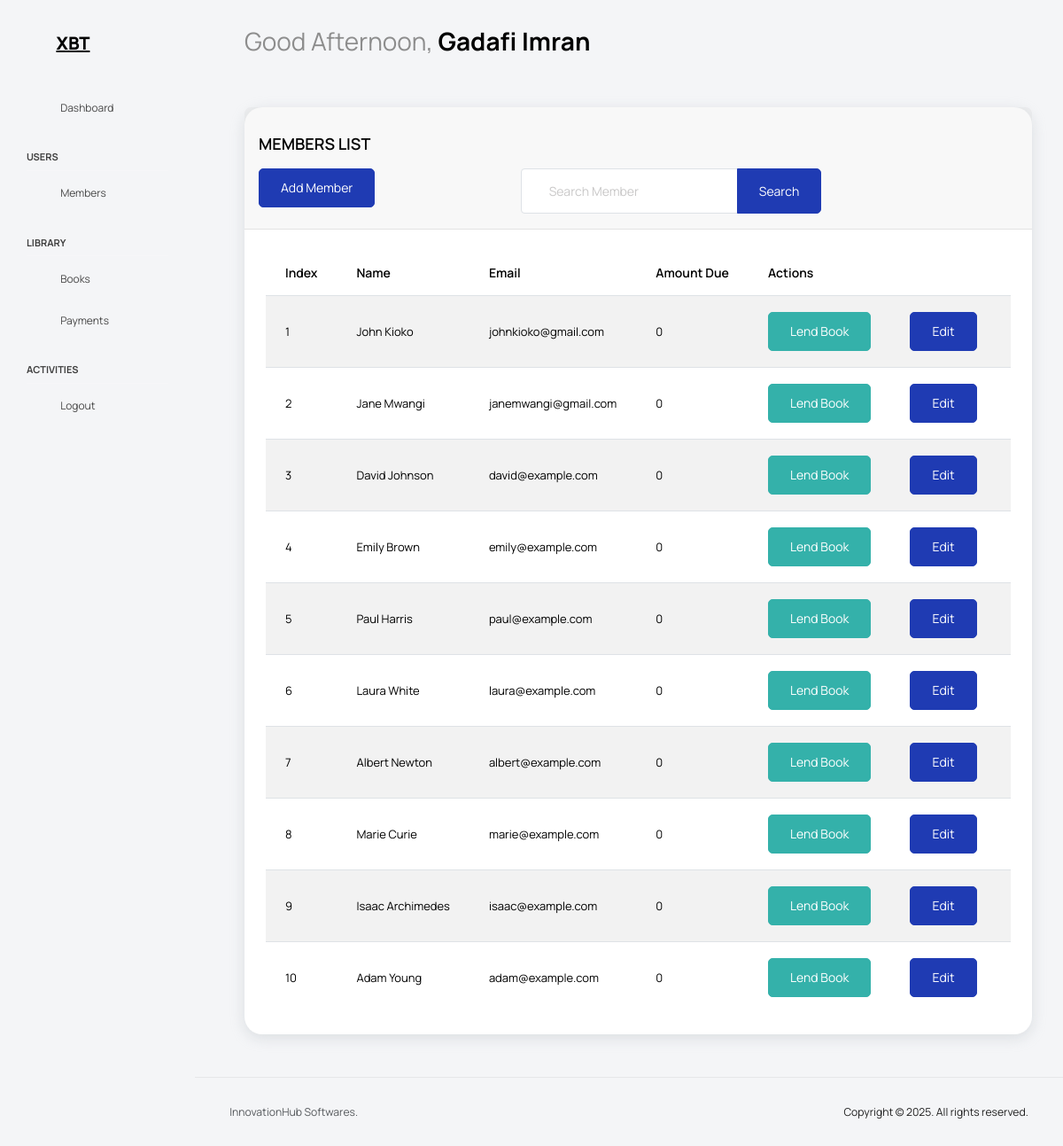
The page /members/ (signed in) on the database its author committed.
### users/models.py (models this page shows, shortened)
class AbstractBaseModel(models.Model):
    id = models.CharField(max_length=255, primary_key=True)
    created_at = models.DateTimeField(auto_now_add=True)
    updated_at = models.DateTimeField(auto_now=True)
    class Meta:
        abstract = True

class Librarian(AbstractUser, AbstractBaseModel):
    email = models.EmailField(unique=True)
    username = models.CharField(max_length=255, null=True, blank=True)
    USERNAME_FIELD = "email"
    REQUIRED_FIELDS = ["first_name", "last_name"]
    objects = CustomUserManager()

### library/models.py (models this page shows, shortened)
class Member(AbstractBaseModel):
    name = models.CharField(max_length=100)
    email = models.EmailField()
    amount_due = models.DecimalField(
        max_digits=10, decimal_places=2, default=0.00, validators=[MinValueValidator(0.00), MaxValueValidator(500.00)]
    )
    def calculate_amount_due(self):
        borrowed_books = self.borrowed_books.all()
        amount = 0
        for book in borrowed_books:
            if book.return_date < timezone.now().date() and not book.returned:
                amount += book.fine
        return amount

### library/views.py (the view, shortened to what this page needs)
# urls.py: path("members/", MembersListView.as_view(), name="members"),
@method_decorator(login_required, name="dispatch")
class MembersListView(View):
    def get(self, request, *args, **kwargs):
        members = Member.objects.all()
        return render(request, "members/list-members.html", {"members": members})

### library/context_processors.py (called while the page is built)
def greeting(request):
    current_time = datetime.now().time()
    if current_time.hour < 12:
        greeting = "Morning"
    elif current_time.hour < 16:
        greeting = "Afternoon"
    else:
        greeting = "Evening"
    return {"greeting": greeting}

### templates/members/list-members.html (shortened to what this page needs)
{% extends 'base.html' %}
{% block content %}
<div class="row">
    <div class="col-lg-12 grid-margin stretch-card">
        <div class="card">
            <div class="card-header">
                <div class="col-5">
                  <h5 class="card-title mt-4">MEMBERS LIST</h5>
                </div>
                <div class="row">
                    <div class="col-md-4">
                        <div class="mb-3">
                            <a href="{% url 'add-member' %}" class="btn btn-primary">Add Member</a>
                        </div>
                    </div>
                    <div class="col-md-5">
                        <form method="POST">
                            <div class="input-group">
                                <input type="text" class="form-control form-control-lg" placeholder="Search Member" name="query">
                                <button class="btn btn-primary" type="submit">Search</button>
                            </div>
                        </form>
                    </div>
                </div>
            </div>
            <div class="card-body">
                <div class="table-responsive">
                <table class="table table-striped">
                    <thead>
                    <tr>
                        <th>Index</th>
                        <th>Name</th>
                        <th>Email</th>
                        <th>Amount Due</th>
                        <th colspan="3">Actions</th>
                    </tr>
                    </thead>
                    <tbody>
                        {% for member in members %}
                            <tr>
                                <td>{{ forloop.counter }}</td>
                                <td>{{ member.name }}</td>
                                <td>{{ member.email }}</td>
                                <td>{{ member.calculate_amount_due }}</td>
                                <td>
                                    <a href="{% url 'lend-member-book' member.pk %}" class="btn btn-success">Lend Book</a>
                                </td>
                                <td>
                                    <a href="{% url 'update-member' member.pk %}" class="btn btn-primary">Edit</a>
                                </td>
                                <td>
                                </td>
                            </tr>
                        {% endfor %}
                    </tbody>
                </table>
                </div>
            </div>
        </div>
    </div>
</div>
{% endblock content %}

### templates/base.html (shortened to what this page needs)
{% load static %}
<!DOCTYPE html>
<html lang="en">
<head>
  <link rel="stylesheet" href="{% static 'assets/vendors/feather/feather.css' %}">
  <link rel="stylesheet" href="{% static 'assets/vendors/mdi/css/materialdesignicons.min.css' %}">
  <link rel="stylesheet" href="{% static 'assets/vendors/ti-icons/css/themify-icons.css' %}">
  <link rel="stylesheet" href="{% static 'assets/vendors/typicons/typicons.css' %}">
  <link rel="stylesheet" href="{% static 'assets/vendors/simple-line-icons/css/simple-line-icons.css' %}">
  <link rel="stylesheet" href="{% static 'assets/vendors/css/vendor.bundle.base.css' %}">
  <link rel="stylesheet" href="{% static 'main.css' %}">
  <link rel="stylesheet" href="{% static 'assets/vendors/datatables.net-bs4/dataTables.bootstrap4.css' %}">
  <link rel="stylesheet" type="text/css" href="{% static 'assets/js/select.dataTables.min.css' %}">
  <link rel="stylesheet" href="{% static 'assets/vendors/select2/select2.min.css' %}">
  <link rel="stylesheet" href="{% static 'assets/vendors/select2-bootstrap-theme/select2-bootstrap.min.css' %}">
  <link rel="stylesheet" href="{% static 'assets/css/vertical-layout-light/style.css' %}">
</head>
<body class="with-welcome-text">
  <div class="container-scroller">
    <nav class="navbar default-layout col-lg-12 col-12 p-0 fixed-top d-flex align-items-top flex-row">
  <div class="text-center navbar-brand-wrapper d-flex align-items-center justify-content-start">
    <div class="me-3">
      <button class="navbar-toggler navbar-toggler align-self-center" type="button" data-bs-toggle="minimize">
        <span class="icon-menu"></span>
      </button>
    </div>
    <div>
      <a class="" href="{% url 'home' %}" style="font-size: 20px; font-weight: 900; color: #000;">
        XBT
      </a>
    </div>
  </div>
  <div class="navbar-menu-wrapper d-flex align-items-top">
    <ul class="navbar-nav">
      <li class="nav-item font-weight-semibold d-none d-lg-block ms-0">
        <h1 class="welcome-text">Good {{ greeting }}, <span class="text-black fw-bold">{{ request.user.first_name }} {{ request.user.last_name }}</span></h1>
      </li>
    </ul>
    <ul class="navbar-nav ms-auto">
      <li class="nav-item dropdown d-none d-lg-block user-dropdown">
        <a class="nav-link" id="UserDropdown" href="#" data-bs-toggle="dropdown" aria-expanded="false">
          <i class="mdi mdi-account-circle" style="font-size: 40px;"></i>
      </li>
    </ul>
  </div>
</nav>
    <div class="container-fluid page-body-wrapper">
      <nav class="sidebar sidebar-offcanvas" id="sidebar">
  <ul class="nav">
    <li class="nav-item">
      <a class="nav-link" href="{% url 'home' %}">
        <i class="mdi mdi-grid-large menu-icon"></i>
        <span class="menu-title">Dashboard</span>
      </a>
    </li>
    <li class="nav-item nav-category">Users</li>
    <li class="nav-item">
      <a class="nav-link" data-bs-toggle="collapse" href="#ui-basic" aria-expanded="false" aria-controls="ui-basic">
        <i class="menu-icon mdi mdi-account-multiple"></i>
        <span class="menu-title">Members</span>
        <i class="menu-arrow"></i>
      </a>
    </li>
    <li class="nav-item nav-category">Library</li>
    <li class="nav-item">
      <a class="nav-link" data-bs-toggle="collapse" href="#form-elements" aria-expanded="false"
        aria-controls="form-elements">
        <i class="menu-icon mdi mdi-book-multiple"></i>
        <span class="menu-title">Books</span>
        <i class="menu-arrow"></i>
      </a>
    </li>
    <li class="nav-item">
      <a class="nav-link" data-bs-toggle="collapse" href="#payments" aria-expanded="false"
        aria-controls="payments">
        <i class="menu-icon mdi mdi-credit-card-multiple"></i>
        <span class="menu-title">Payments</span>
        <i class="menu-arrow"></i>
      </a>
    </li>
    <li class="nav-item nav-category">Activities</li>
    <li class="nav-item">
      <a class="nav-link" href="{% url 'logout' %}">
        <i class="menu-icon mdi mdi-account-circle"></i>
        <span class="menu-title">Logout</span>
        <i class="menu-arrow"></i>
      </a>
    </li>
  </ul>
</nav>
      <div class="main-panel">
        <div class="content-wrapper">
              {% block content %}
              {% endblock %}
        </div>
        <footer class="footer">
          <div class="d-sm-flex justify-content-center justify-content-sm-between">
            <span class="text-muted text-center text-sm-left d-block d-sm-inline-block">InnovationHub Softwares.</span>
            <span class="float-none float-sm-end d-block mt-1 mt-sm-0 text-center">Copyright © 2025. All rights reserved.</span>
          </div>
        </footer>
      </div>
    </div>
  </div>
</body>
</html>

### rows shown on the page
Librarian: user.first_name "Gadafi", user.last_name "Imran"
Member: name "John Kioko", email "johnkioko@gmail.com", calculate_amount_due "0"
Member: name "Jane Mwangi", email "janemwangi@gmail.com", calculate_amount_due "0"
Member: name "David Johnson", email "david@example.com", calculate_amount_due "0"
Member: name "Emily Brown", email "emily@example.com", calculate_amount_due "0"
Member: name "Paul Harris", email "paul@example.com", calculate_amount_due "0"
Member: name "Laura White", email "laura@example.com", calculate_amount_due "0"
Member: name "Albert Newton", email "albert@example.com", calculate_amount_due "0"
Member: name "Marie Curie", email "marie@example.com", calculate_amount_due "0"
Member: name "Isaac Archimedes", email "isaac@example.com", calculate_amount_due "0"
Member: name "Adam Young", email "adam@example.com", calculate_amount_due "0"

### other values the page prints
{{ greeting }} "Afternoon"
